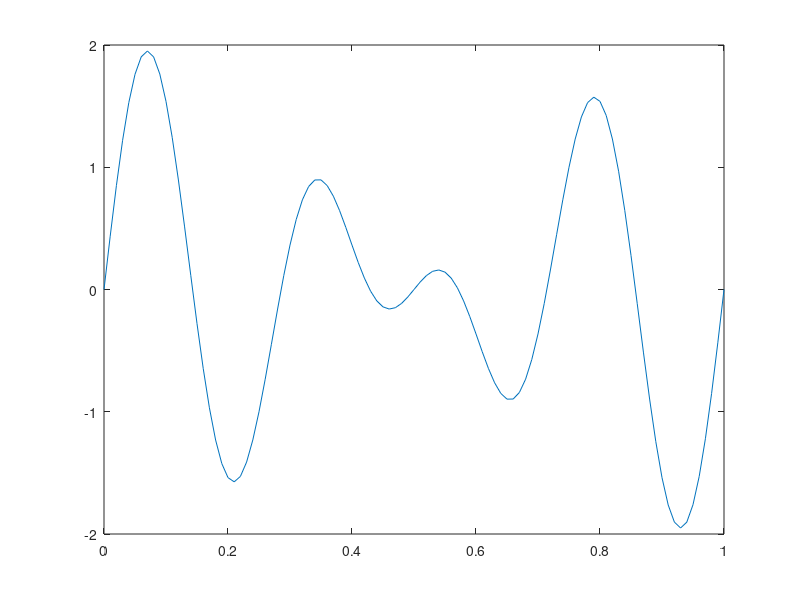

This chart was generated by the following MATLAB code:
f = 1;%frequencia
T = 1; %periodo
Ta = 0.01; %intervalo de tempo entre cada amostra
t = 0:Ta:T; %intervalo de amostragem

z = sin(6*pi()*t) + sin(8*pi()*t)
plot(t,z)